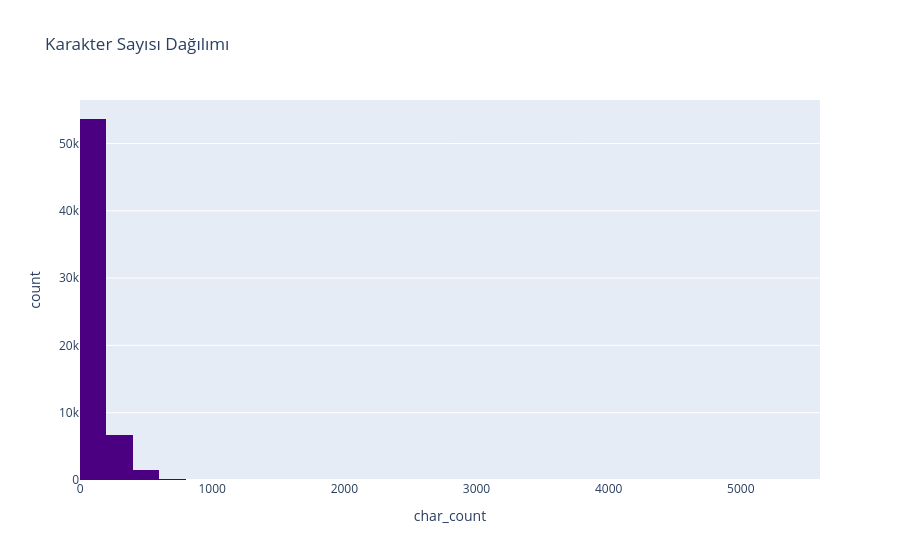

This figure's notebook cell:
### Markdown cell above
## 2.4 Yorum Uzunluğu Analizi

### Code cell
df['cleaned_text'] = df['cleaned_text'].fillna('')
df['char_count'] = df['cleaned_text'].apply(len)
df['word_count'] = df['cleaned_text'].apply(lambda x: len(str(x).split()))

fig8 = px.histogram(df, x='char_count', title='Karakter Sayısı Dağılımı', nbins=50, color_discrete_sequence=['indigo'])
fig8.show()

fig9 = px.histogram(df, x='word_count', title='Kelime Sayısı Dağılımı', nbins=50, color_discrete_sequence=['teal'])
fig9.show()

avg_word_label = df.groupby('label')['word_count'].mean().reset_index()
fig10 = px.bar(avg_word_label, x='label', y='word_count', color='label', title='Duygu Sınıflarına (Label) Göre Ortalama Kelime Sayısı', text_auto='.1f')
fig10.show()

long_reviews = len(df[df['word_count'] > 50])
short_reviews = len(df[df['word_count'] < 10])
total_r = len(df)

print(f"Uzun Yorumlar (50 kelimeden fazla) Oranı: %{(long_reviews/total_r)*100:.2f}")
print(f"Kısa Yorumlar (10 kelimeden az) Oranı: %{(short_reviews/total_r)*100:.2f}")

### Figure 1 — Plotly figure (JSON) as saved in the notebook; plotly's stock layout.template omitted (floating-point values rounded to 4 significant figures; data arrays with more than 128 entries replaced by an {"elided": "..."} marker saying what was removed)
{"data": [{"bingroup": "x", "hovertemplate": "char_count=%{x}<br>count=%{y}<extra></extra>", "legendgroup": "", "marker": {"color": "indigo", "pattern": {"shape": ""}}, "name": "", "nbinsx": 50, "orientation": "v", "showlegend": false, "type": "histogram", "x": {"elided": "61972 int values"}, "xaxis": "x", "yaxis": "y"}], "layout": {"barmode": "relative", "legend": {"tracegroupgap": 0}, "title": {"text": "Karakter Sayısı Dağılımı"}, "xaxis": {"anchor": "y", "domain": [0, 1], "title": {"text": "char_count"}}, "yaxis": {"anchor": "x", "domain": [0, 1], "title": {"text": "count"}}}}
